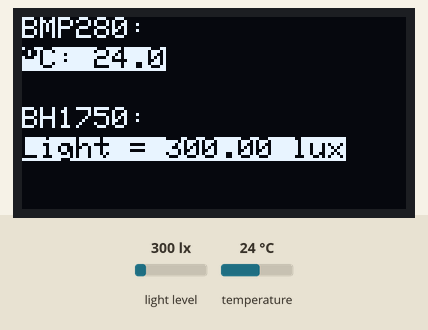
The sketch below on a simulated ESP32. Shown: 128×64 one-colour display. Inputs (shaded band) come from the test bench; at power-on: light level 300 lx, temperature 24 °C. WiFi joins after 1.5 s; servers stay silent unless stated; what the sketch prints to the serial monitor is not drawn.

Above: at 3.4 s.
3.5 s: light level set to 40 lx
At 4.9 s:
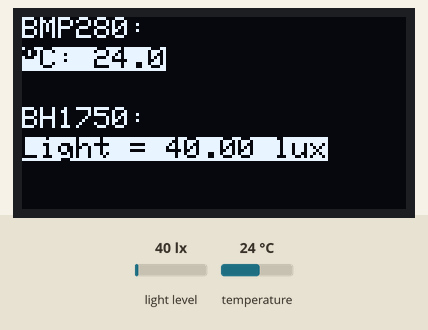
5.4 s: temperature set to 12 °C
At 6.4 s:
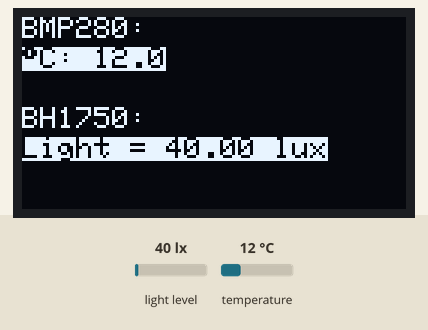
7.4 s: light level set to 500 lx
At 9.1 s:
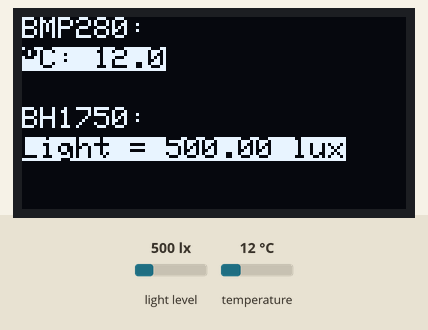
9.5 s: temperature set to 19 °C
Timing chart, 0 to 12.5 s (numbered marks = the images above; inputs shaded):
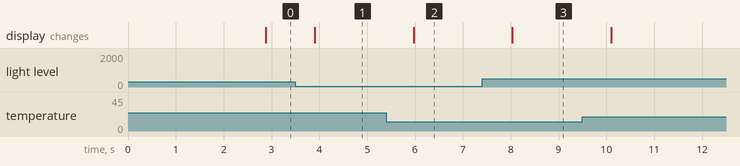

Measured:
- after the input at 3.5 s, the display: changes after 0.41 s (image 1)
- after the input at 5.4 s, the display: changes after 0.57 s (image 2)
- after the input at 7.4 s, the display: changes after 0.64 s (image 3)

The sketch:

EvaluatieWeek5.ino
```cpp
#define BLYNK_PRINT Serial
#include <WiFi.h>
#include <WiFiClient.h>
#include <BlynkSimpleEsp32.h>
#include <Wire.h>
#include <SPI.h>
#include <Adafruit_BMP280.h>
#include <BH1750.h>
#include <Adafruit_SSD1306.h>
Adafruit_BMP280 bmp;
BH1750 lightMeter;
#define SCREEN_WIDTH 128 // OLED display width, in pixels
#define SCREEN_HEIGHT 64 // OLED display height, in pixels
Adafruit_SSD1306 display(SCREEN_WIDTH, SCREEN_HEIGHT, &Wire, -1);

char auth[] = "nYqsKGPM3tYvzfpVRkfGj_wbrzsRlI5r";
char ssid[] = "WiFi-Debouver-2.4";
char pass[] = "UzpSk6g9D3E3";

float bmpTemp;
float bmpPress;
float lux;

void setup() {
  Serial.begin(115200);

  //BMP280 Sensor:
  if (!bmp.begin()) {
    Serial.println(F("Could not find a valid BMP280 sensor, check wiring!"));
    while (1) delay(10);
  }

  //SSD1306 OLED:
  if (!display.begin(SSD1306_SWITCHCAPVCC, 0x3C)) {
    Serial.println(F("SSD1306 allocation failed"));
    for (;;);
  }

  //BH1750 Sensor:
  lightMeter.begin();

  //WiFi & Blynk:
  delay(10);
  Serial.print("Connecting to ");
  Serial.println(ssid);
  WiFi.begin(ssid, pass);
  int wifi_ctr = 0;
  while (WiFi.status() != WL_CONNECTED) {
    delay(500);
    Serial.print(".");
  }
  Serial.println("WiFi connected");
  Blynk.begin(auth, ssid, pass, "server.wyns.it", 8081);
}

void loop() {
  delay(1000);
  //BMP280:
  bmpTemp = bmp.readTemperature();

  //BH1750:
  lux = lightMeter.readLightLevel();

  //Serial monitor print:
  Serial.println("--------------------------------");
  Serial.println("BMP280 Sensor:");
  Serial.print("Temperature = ");
  Serial.print(bmpTemp);
  Serial.println(" °C");
  Serial.println("BH1750 Sensor:");
  Serial.print("Light = ");
  Serial.print(lux);
  Serial.println(" lux");

  //OLED print:
  display.clearDisplay();
  display.setTextSize(1);
  display.setCursor(0, 0);
  display.setTextColor(WHITE);
  display.println("BMP280:");
  display.setCursor(0, 10);
  display.setTextColor(BLACK, WHITE);
  display.print((char)247); // ' ° ' graden symbool
  display.print("C: ");
  display.print(bmpTemp, 1);

  display.setCursor(0, 30);
  display.setTextColor(WHITE);
  display.println("BH1750:");
  display.setCursor(0, 40);
  display.setTextColor(BLACK, WHITE);
  display.print("Light = ");
  display.print(lux);
  display.print(" lux");
  display.display();

  //Blynk:
  Blynk.run();
  Blynk.virtualWrite(V1, bmpTemp);
  Blynk.virtualWrite(V2, lux);
}
```
